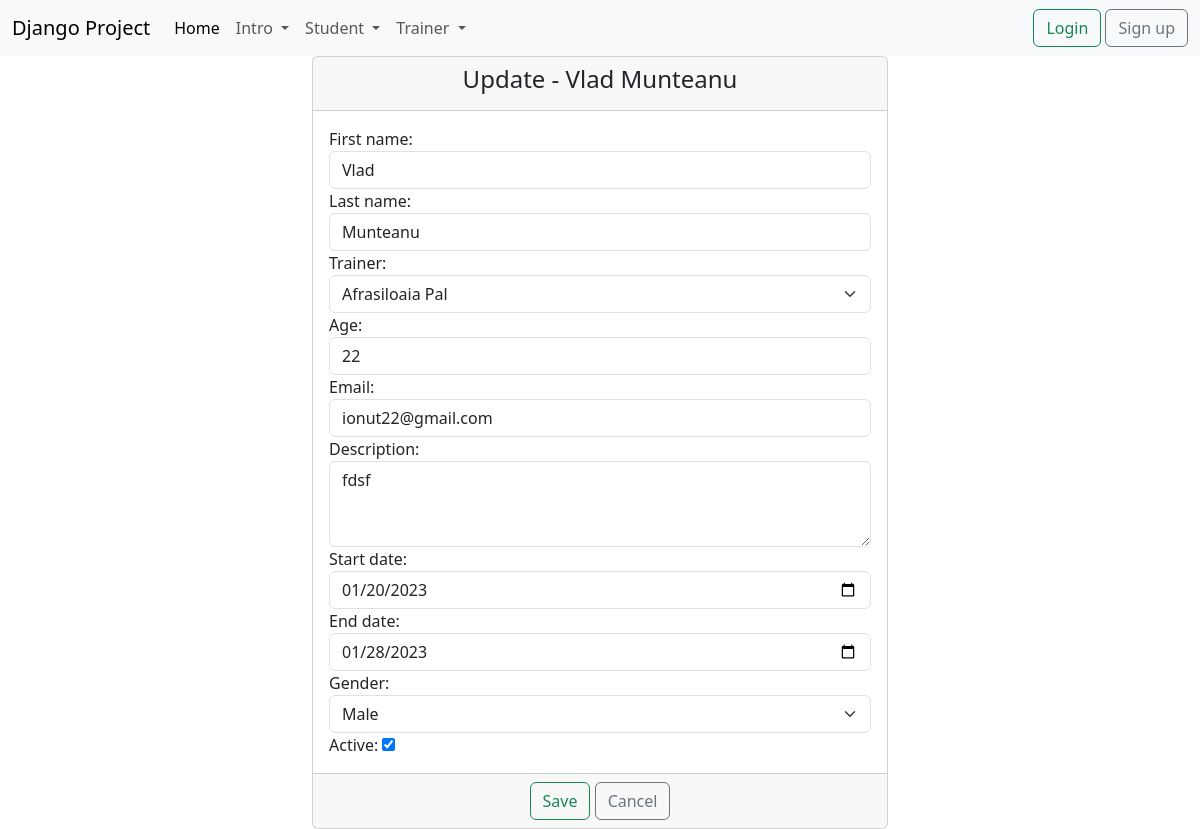
The page /update_student/3/ on the database its author committed.
### student/models.py (models this page shows)
class Student(models.Model):
    gender_opstion = (('male', 'Male'), ('female', 'Female'))
    first_name = models.CharField(max_length=20)
    last_name = models.CharField(max_length=20)
    age = models.IntegerField()
    email = models.EmailField(max_length=50)
    description = models.TextField(max_length=300)
    start_date = models.DateField()
    end_date = models.DateField()
    gender = models.CharField(max_length=6, choices=gender_opstion )
    active = models.BooleanField(default=True)
    trainer = models.ForeignKey(Trainer, on_delete=models.CASCADE, null=True)
    created_at = models.DateTimeField(auto_now_add=True)
    updated_at = models.DateTimeField(auto_now=True)
    def __str__(self):
        return f'{self.first_name} {self.last_name}'

### trainer/models.py (models this page shows)
class Trainer(models.Model):
    first_name = models.CharField(max_length=20)
    last_name = models.CharField(max_length=20)
    course = models.CharField(max_length=50)
    description = models.TextField(max_length=300)
    start_date = models.DateField()
    end_date = models.DateField()
    active = models.BooleanField(default=True)
    created_at = models.DateTimeField(auto_now_add=True)
    updated_at = models.DateTimeField(auto_now=True)
    def __str__(self):
        return f'{self.first_name} {self.last_name}'

### student/views.py (the view, shortened to what this page needs)
# urls.py: path('update_student/<int:pk>/', views.StudentUpdateView.as_view(), name='update-student'),
class StudentUpdateView(UpdateView):
    template_name = 'student/update_student.html'
    model = Student
    form_class = StudentUpdateForm

### templates/student/update_student.html (shortened to what this page needs)
{% extends 'base.html' %}
{% block content %}
    <div class="container-fluid">
        <div class="row">
            <div class="col-md-6 offset-md-3">
                <div class="card">
                    <div class="card-header">
                        <h4 class="text-center"> Update - {{ student }}</h4>
                    </div>
                    <form method="post">
                        <div class="card-body">
                            {{ form }}
                        </div>
                        <div class="card-footer text-center">
                            <button type="submit" class="btn btn-outline-success">Save</button>
                            <a href="{% url 'list-of-students' %}" class="btn btn-outline-secondary">Cancel</a>
                        </div>
                    </form>
                </div>
            </div>
        </div>
    </div>
{% endblock %}

### rows shown on the page
Student: first_name+last_name "Vlad Munteanu", first_name "Vlad", last_name "Munteanu", trainer "Afrasiloaia Pal", age "22", email "ionut22@gmail.com", description "fdsf", start_date "01/20/2023", end_date "01/28/2023", gender "Male", active "☑"
